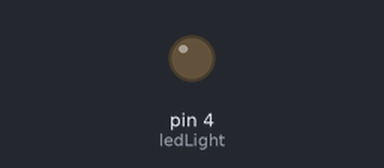
The sketch below on a simulated Arduino Uno, built with avr-gcc and run on an emulated ATmega328P. Parts: output pins drawn as LEDs (lit = HIGH).

Above: at 0.65 s.
At 5.15 s:
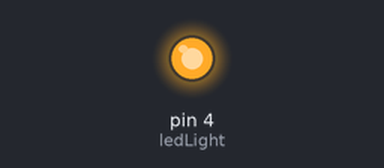
Timing chart, 0 to 5.5 s (numbered marks = the images above):
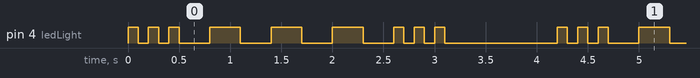

The sketch:

SOS.ino
```cpp
int ledLight = 4;
int S = 100;
int O = 300;
int pause = 1000;

void setup() {
  pinMode(ledLight, OUTPUT);
}

void loop() {
  digitalWrite(ledLight, HIGH);
  delay(S);
  digitalWrite(ledLight, LOW);
  delay(S);

  digitalWrite(ledLight, HIGH);
  delay(S);
  digitalWrite(ledLight, LOW);
  delay(S);

  digitalWrite(ledLight, HIGH);
  delay(S);
  digitalWrite(ledLight, LOW);
  delay(O);

  digitalWrite(ledLight, HIGH);
  delay(O);
  digitalWrite(ledLight, LOW);
  delay(O);

  digitalWrite(ledLight, HIGH);
  delay(O);
  digitalWrite(ledLight, LOW);
  delay(O);

  digitalWrite(ledLight, HIGH);
  delay(O);
  digitalWrite(ledLight, LOW);
  delay(O);

  digitalWrite(ledLight, HIGH);
  delay(S);
  digitalWrite(ledLight, LOW);
  delay(S);

  digitalWrite(ledLight, HIGH);
  delay(S);
  digitalWrite(ledLight, LOW);
  delay(S);

  digitalWrite(ledLight, HIGH);
  delay(S);
  digitalWrite(ledLight, LOW);
  delay(S);

  delay(pause);
}
```

Measured:
- by itself, pin 4 (ledLight): repeats every 4.2 s: 2 × (LOW 0.10 s, HIGH 0.10 s), 3 × (LOW 0.30 s, HIGH 0.30 s), LOW 0.30 s, 2 × (HIGH 0.10 s, LOW 0.10 s), HIGH 0.10 s, LOW 1.1 s, HIGH 0.10 s
- by itself, everything shown: repeats every 4.2 s, in 18 steps
